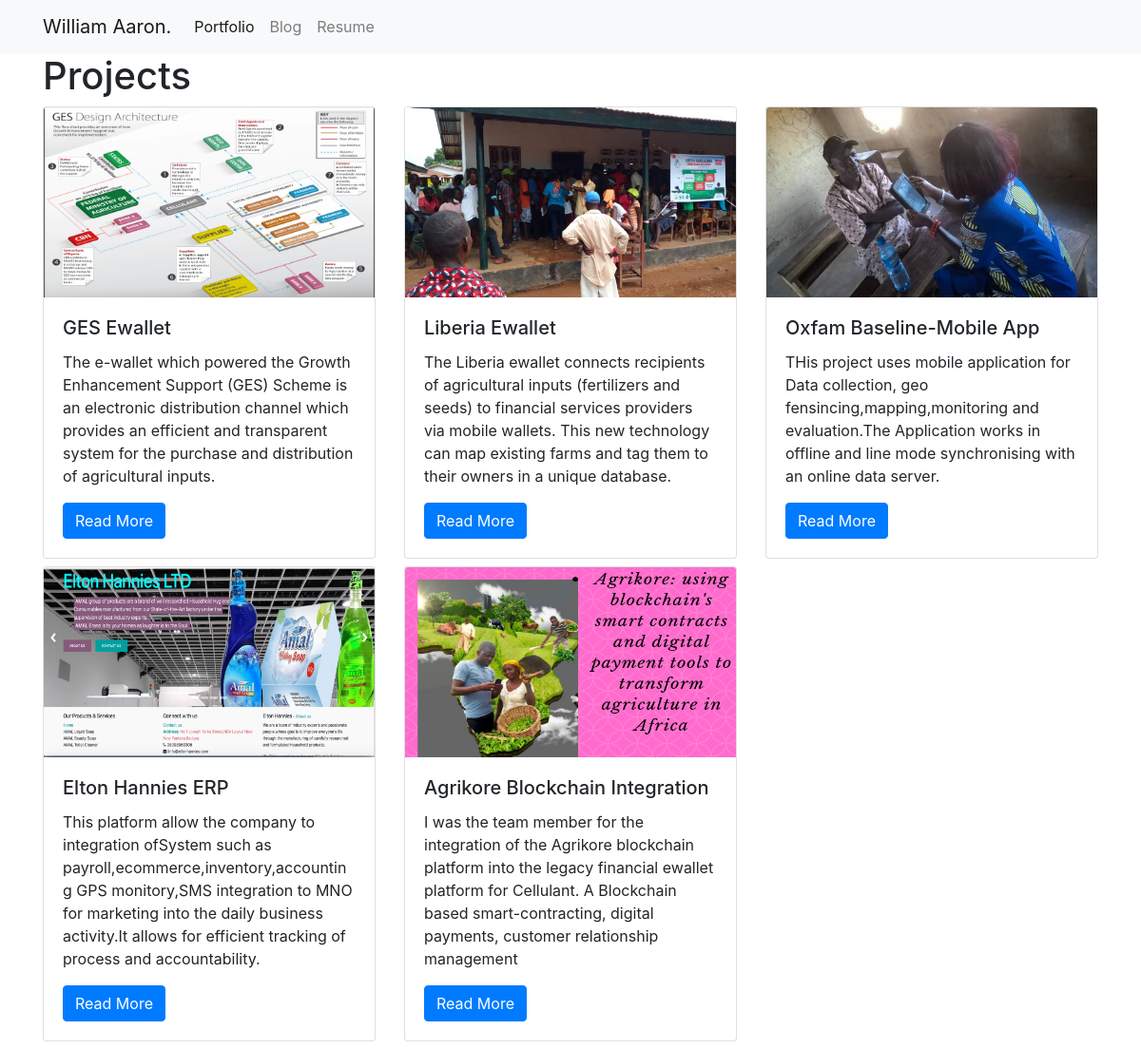
/projects/, run on the app's committed database.
### projects/models.py (models this page shows)
class Project(models.Model):
    title = models.CharField(max_length=100)
    description = models.TextField()
    technology = models.CharField(max_length=600)
    web_link = models.CharField(max_length=600,null=True, blank=True)
    video_link = models.CharField(max_length=600,null=True, blank=True)
    image = models.ImageField(upload_to="images/")

### projects/views.py (the view)
# urls.py: path("", views.project_index, name="project_index"),
def project_index(request):
    projects = Project.objects.all()
    context = {
        'projects': projects
    }
    return render(request, 'project_index.html', context)

### projects/templates/project_index.html
{% extends "base.html" %}
{% block page_content %}
<h1>Projects</h1>
<div class="row">
{% for project in projects %}
    <div class="col-md-4">
        <div class="card mb-2">
            <img class="card-img-top" src = "{{ project.image.url }}" height="200" width="150">
            <div class="card-body">
                <h5 class="card-title">{{ project.title }}</h5>
                <p class="card-text">{{ project.description }}</p>
                 <a href="{% url 'project_detail' project.pk %}"
                    class="btn btn-primary">
                    Read More
                </a>
            </div>
        </div>
    </div>
    {% endfor %}
</div>
{% endblock %}

### William_Portfolio/templates/base.html (shortened to what this page needs)
<link rel="stylesheet" href="https://stackpath.bootstrapcdn.com/bootstrap/4.1.3/css/bootstrap.min.css">
<nav class="navbar navbar-expand-lg navbar-light bg-light">
    <div class="container">
        <a class="navbar-brand" href="{% url 'engineer' %}">William Aaron.</a>
        <div class="collapse navbar-collapse" id="navbarSupportedContent">
          <ul class="navbar-nav mr-auto">
            <li class="nav-item active">
              <a class="nav-link" href="{% url 'project_index' %}">Portfolio</a>
            </li>
            <li class="nav-item">
              <a class="nav-link" href="{% url 'blog_index' %}">Blog</a>
            </li>
            <li class="nav-item">
              <a class="nav-link" href="{% url 'resume' %}">Resume</a>
            </li>
          </ul>
        </div>
    </div>
</nav>
<div class="container">
    {% block page_content %}{% endblock %}
</div>

### data on the page
Project: image (picture), title "GES Ewallet", description "The e-wallet which powered the Growth Enhancement Support (GES) Scheme is an electronic distribution channel which provides an efficient and transparent system for the purchase and distribution of agricultural inputs."
Project: image (picture), title "Liberia Ewallet", description "The Liberia ewallet connects recipients of agricultural inputs (fertilizers and seeds) to financial services providers via mobile wallets. This new technology can map existing farms and tag them to their owners in a unique database."
Project: image (picture), title "Oxfam Baseline-Mobile App", description "THis project uses mobile application for Data collection, geo fensincing,mapping,monitoring and evaluation.The Application works in offline and line mode synchronising with an online data server."
Project: image (picture), title "Elton Hannies ERP", description "This platform allow the company to integration ofSystem such as payroll,ecommerce,inventory,accounting GPS monitory,SMS integration to MNO for marketing into the daily business activity.It allows for efficient tracking of process and accountability."
Project: image (picture), title "Agrikore Blockchain Integration", description "I was the team member for the integration of the Agrikore blockchain platform into the legacy financial ewallet platform for Cellulant. A Blockchain based smart-contracting, digital payments, customer relationship management"
